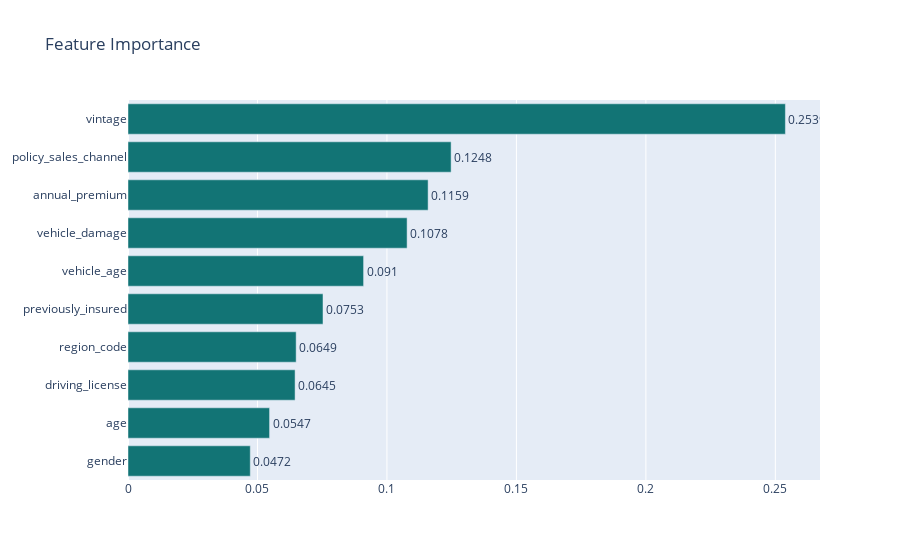

Notebook source saved alongside this figure:
### Code cell
# Feature Importance für den Trainingsdatensatz plotten
#Feature Importance in einem Data Frame ablegen und absteigend nach den höchsten Werten sortieren 
feature_importances=pd.DataFrame({'features':X_train.columns,'feature_importance':fit_bt.feature_importances_})
feature_importances.sort_values('feature_importance',ascending=False)

# Bar Chart erstellen 
fig = go.Figure(go.Bar(
            x=feature_importances['feature_importance'].sort_values(ascending=True),
            y=X_train.columns,
            text=round(feature_importances['feature_importance'].sort_values(ascending=True), 4),
            marker_color= 'rgb(18,116,117)',
            orientation='h'))

fig.update_traces(textposition='outside')
fig.update_layout(title_text = 'Feature Importance')
fig.show()

### Figure 1 — Plotly figure (JSON) as saved in the notebook; plotly's stock layout.template omitted (floating-point values rounded to 4 significant figures)
{"data": [{"marker": {"color": "rgb(18,116,117)"}, "orientation": "h", "text": [0.0472, 0.0547, 0.0645, 0.0649, 0.0753, 0.091, 0.1078, 0.1159, 0.1248, 0.2539], "textposition": "outside", "type": "bar", "x": [0.04722, 0.05467, 0.06452, 0.06494, 0.07531, 0.09098, 0.1078, 0.1159, 0.1248, 0.2539], "y": ["gender", "age", "driving_license", "region_code", "previously_insured", "vehicle_age", "vehicle_damage", "annual_premium", "policy_sales_channel", "vintage"]}], "layout": {"title": {"text": "Feature Importance"}}}
